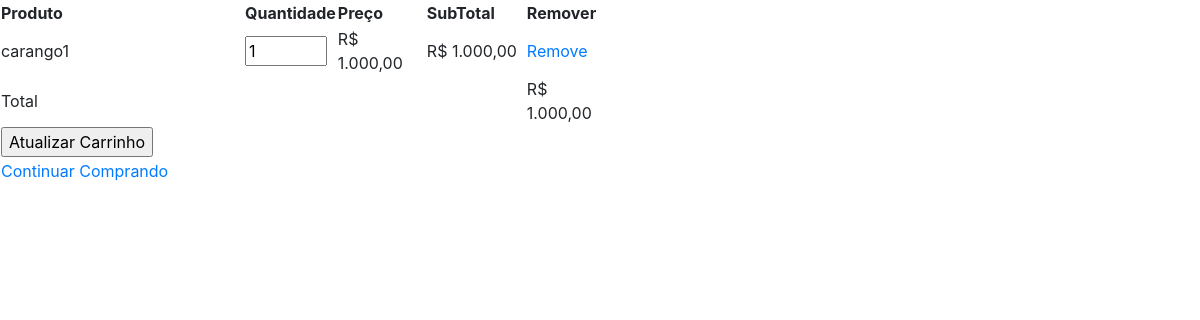
The app's page /carrinho.php?acao=add&id=1 with its own data.
### tables this page shows
CREATE TABLE `produtos` (
  `id` int(4) NOT NULL,
  `nome` varchar(100) NOT NULL,
  `preco` decimal(10,2) NOT NULL,
  `imagem` varchar(50) NOT NULL
);

### carrinho.php (the view, shortened to what this page needs)
<?php
          if(isset($_GET['acao'])){
             if($_GET['acao'] == 'add'){
                $id = intval($_GET['id']);
             }
          }
    ?>
   <!DOCTYPE html>
   <html lang="pt-br">
   <head>
    <link rel="stylesheet" href="public\css\bootstrap.min.css">
   </head>
    <body>
    <table>
        <thead>
              <tr>
                <th width="244">Produto</th>
                <th width="79">Quantidade</th>
                <th width="89">Preço</th>
                <th width="100">SubTotal</th>
                <th width="64">Remover</th>
              </tr>
        </thead>
                <form action="?acao=up" method="post">
        <tfoot>
               <tr>
                <td colspan="5"><input type="submit" value="Atualizar Carrinho" /></td>
                <tr>
                <td colspan="5"><a href="index.php">Continuar Comprando</a></td>
        </tfoot>
        <tbody>
                   <?php
                         if(count($_SESSION['carrinho']) == 0){
                            echo '<tr><td colspan="5">Não há produto no carrinho</td></tr>';
                         }else{
                           $conn = mysqli_connect("localhost", "root", "","carrinho");
                           $total = 0;
                            foreach($_SESSION['carrinho'] as $id => $qtd){
                                  $sql   = "SELECT *  FROM produtos WHERE id= '$id'";
                                  $qr    = mysqli_query($conn, $sql) or die(mysqli_error());
                                  $ln    = mysqli_fetch_assoc($qr);
                                  $nome  = $ln['nome'];
                                  $preco = number_format($ln['preco'], 2, ',', '.');
                                  $sub   = number_format($ln['preco'] * $qtd, 2, ',', '.');
                                  $total += $ln['preco'] * $qtd;
                               echo '<tr>
                                     <td>'.$nome.'</td>
                                     <td><input type="text" size="3" name="prod['.$id.']" value="'.$qtd.'" /></td>
                                     <td>R$ '.$preco.'</td>
                                     <td>R$ '.$sub.'</td>
                                     <td><a href="?acao=del&id='.$id.'">Remove</a></td>
                                  </tr>';
                            }
                               $total = number_format($total, 2, ',', '.');
                               echo '<tr>
                                        <td colspan="4">Total</td>
                                        <td>R$ '.$total.'</td>
                                  </tr>';
                         }
                   ?>
         </tbody>
            </form>
    </table>
    </body>
    </html>

### records on screen
produtos: nome "carango1", value "1", preco "1.000,00"

### other values on screen
$total "1.000,00"
